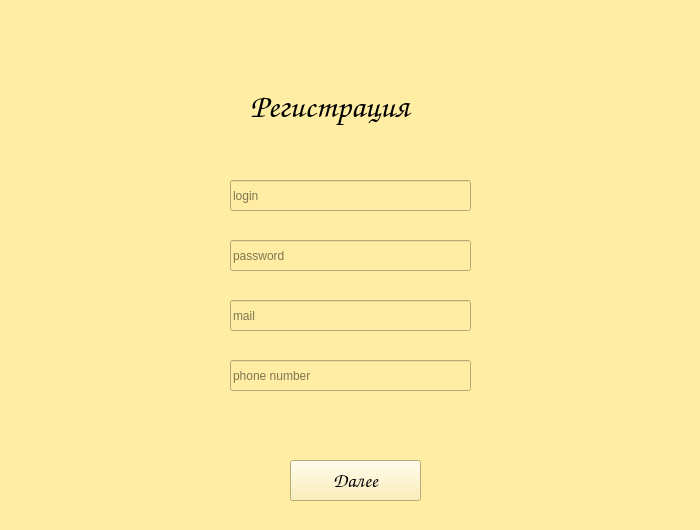
<?xml version="1.0" encoding="UTF-8"?>
<ui version="4.0">
 <class>Form</class>
 <widget class="QWidget" name="Form">
  <property name="windowModality">
   <enum>Qt::ApplicationModal</enum>
  </property>
  <property name="geometry">
   <rect>
    <x>0</x>
    <y>0</y>
    <width>700</width>
    <height>530</height>
   </rect>
  </property>
  <property name="sizePolicy">
   <sizepolicy hsizetype="Fixed" vsizetype="Fixed">
    <horstretch>0</horstretch>
    <verstretch>0</verstretch>
   </sizepolicy>
  </property>
  <property name="minimumSize">
   <size>
    <width>700</width>
    <height>530</height>
   </size>
  </property>
  <property name="maximumSize">
   <size>
    <width>700</width>
    <height>530</height>
   </size>
  </property>
  <property name="windowTitle">
   <string>Form</string>
  </property>
  <property name="styleSheet">
   <string notr="true">background-color:rgb(255, 237, 164)</string>
  </property>
  <widget class="QLabel" name="label">
   <property name="geometry">
    <rect>
     <x>250</x>
     <y>80</y>
     <width>211</width>
     <height>51</height>
    </rect>
   </property>
   <property name="font">
    <font>
     <family>Comic Sans MS</family>
     <pointsize>25</pointsize>
    </font>
   </property>
   <property name="text">
    <string>Регистрация</string>
   </property>
  </widget>
  <widget class="QLineEdit" name="password_line">
   <property name="geometry">
    <rect>
     <x>230</x>
     <y>240</y>
     <width>241</width>
     <height>31</height>
    </rect>
   </property>
   <property name="placeholderText">
    <string>password</string>
   </property>
  </widget>
  <widget class="QLineEdit" name="login_line">
   <property name="geometry">
    <rect>
     <x>230</x>
     <y>180</y>
     <width>241</width>
     <height>31</height>
    </rect>
   </property>
   <property name="text">
    <string/>
   </property>
   <property name="maxLength">
    <number>32764</number>
   </property>
   <property name="placeholderText">
    <string>login</string>
   </property>
  </widget>
  <widget class="QPushButton" name="reg_but">
   <property name="geometry">
    <rect>
     <x>290</x>
     <y>460</y>
     <width>131</width>
     <height>41</height>
    </rect>
   </property>
   <property name="font">
    <font>
     <family>Comic Sans MS</family>
     <pointsize>15</pointsize>
    </font>
   </property>
   <property name="text">
    <string>Далее</string>
   </property>
  </widget>
  <widget class="QLabel" name="exeption_label">
   <property name="geometry">
    <rect>
     <x>250</x>
     <y>410</y>
     <width>201</width>
     <height>31</height>
    </rect>
   </property>
   <property name="text">
    <string/>
   </property>
   <property name="alignment">
    <set>Qt::AlignCenter</set>
   </property>
  </widget>
  <widget class="QLineEdit" name="mail_line">
   <property name="geometry">
    <rect>
     <x>230</x>
     <y>300</y>
     <width>241</width>
     <height>31</height>
    </rect>
   </property>
   <property name="placeholderText">
    <string>mail</string>
   </property>
  </widget>
  <widget class="QLineEdit" name="phone_line">
   <property name="geometry">
    <rect>
     <x>230</x>
     <y>360</y>
     <width>241</width>
     <height>31</height>
    </rect>
   </property>
   <property name="readOnly">
    <bool>false</bool>
   </property>
   <property name="placeholderText">
    <string>phone number</string>
   </property>
  </widget>
 </widget>
 <resources/>
 <connections/>
</ui>
